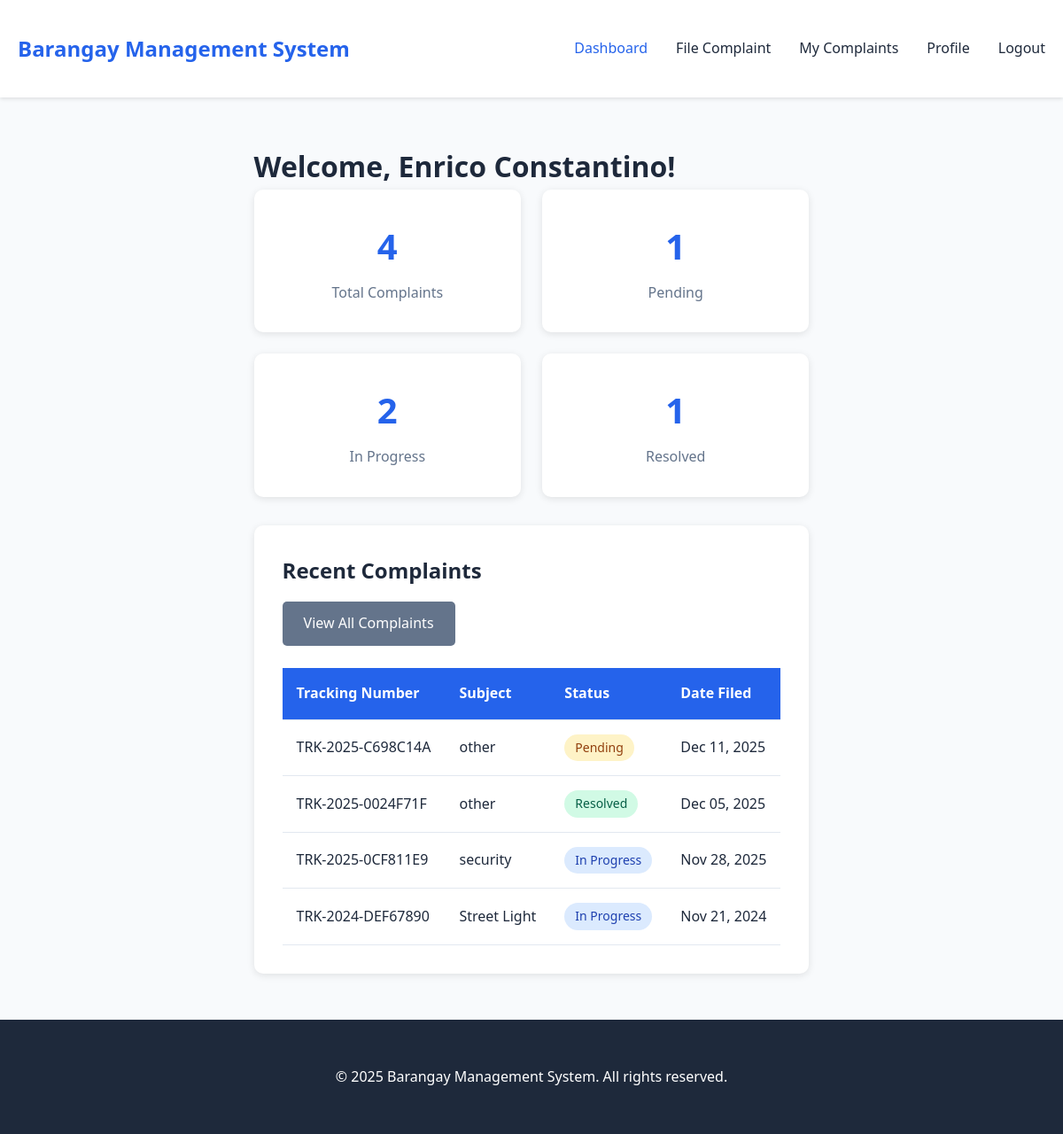
/resident/dashboard.php (signed in), run on the app's committed database.
### tables this page shows
CREATE TABLE `Incidents` (
  `IncidentID` int(11) NOT NULL,
  `TrackingNumber` varchar(50) DEFAULT NULL,
  `IncidentType` varchar(50) DEFAULT NULL,
  `Description` text DEFAULT NULL,
  `DateReported` date DEFAULT NULL,
  `ReportedBy` int(11) DEFAULT NULL,
  `HandledBy` int(11) DEFAULT NULL,
  `Status` varchar(20) DEFAULT NULL,
  `AdminResponse` text DEFAULT NULL,
  `UpdatedAt` timestamp NOT NULL DEFAULT current_timestamp() ON UPDATE current_timestamp()
);

### public/resident/dashboard.php (the view, shortened to what this page needs)
<?php
$db = new Database();
$conn = $db->connect();
$user_id = $_SESSION['user_id'];
$sql = "SELECT * FROM Incidents WHERE ReportedBy = ? ORDER BY DateReported DESC LIMIT 5";
$stmt = $conn->prepare($sql);
$stmt->bind_param("i", $user_id);
$stmt->execute();
$recent_complaints = $stmt->get_result();
$stats_sql = "SELECT
    COUNT(*) as total,
    SUM(CASE WHEN Status = 'Pending' THEN 1 ELSE 0 END) as pending,
    SUM(CASE WHEN Status = 'In Progress' THEN 1 ELSE 0 END) as in_progress,
    SUM(CASE WHEN Status = 'Resolved' THEN 1 ELSE 0 END) as resolved
    FROM Incidents WHERE ReportedBy = ?";
$stats_stmt = $conn->prepare($stats_sql);
$stats_stmt->bind_param("i", $user_id);
$stats_stmt->execute();
$stats = $stats_stmt->get_result()->fetch_assoc();
include '../../templates/header.php';
include '../../templates/navbar.php';
?>
<div class="container">
    <h1>Welcome, <?php echo $_SESSION['full_name']; ?>!</h1>
    <div class="stats-grid">
        <div class="stat-card">
            <h3><?php echo $stats['total']; ?></h3>
            <p>Total Complaints</p>
        </div>
        <div class="stat-card">
            <h3><?php echo $stats['pending']; ?></h3>
            <p>Pending</p>
        </div>
        <div class="stat-card">
            <h3><?php echo $stats['in_progress']; ?></h3>
            <p>In Progress</p>
        </div>
        <div class="stat-card">
            <h3><?php echo $stats['resolved']; ?></h3>
            <p>Resolved</p>
        </div>
    </div>
    <div class="card">
        <h2>Recent Complaints</h2>
        <a href="my-complaints.php" class="btn btn-secondary">View All Complaints</a>
        <?php if ($recent_complaints->num_rows > 0): ?>
            <br>
            <table>
                <br>
                <thead>
                    <tr>
                        <th>Tracking Number</th>
                        <th>Subject</th>
                        <th>Status</th>
                        <th>Date Filed</th>
                    </tr>
                </thead>
                <tbody>
                    <?php while ($complaint = $recent_complaints->fetch_assoc()): ?>
                        <tr>
                            <td><?php echo $complaint['TrackingNumber']; ?></td>
                            <td><?php echo $complaint['IncidentType']; ?></td>
                            <td><span class="badge badge-<?php echo strtolower(str_replace(' ', '', $complaint['Status'])); ?>"><?php echo $complaint['Status']; ?></span></td>
                            <td><?php echo date('M d, Y', strtotime($complaint['DateReported'])); ?></td>
                        </tr>
                    <?php endwhile; ?>
                </tbody>
            </table>
        <?php else: ?>
            <p>You haven't filed any complaints yet.</p>
            <a href="file-complaint.php" class="btn btn-primary">File Your First Complaint</a>
        <?php endif; ?>
    </div>
</div>
<?php include '../../templates/footer.php'; ?>

### css/style.css (style rules this page uses)
* { margin: 0; padding: 0; box-sizing: border-box; }
:root { --primary-color: #2563eb; --secondary-color: #64748b; --success-color: #10b981; --danger-color: #ef4444; --warning-color: #f59e0b; --light-bg: #f8fafc; --dark-text: #1e293b; --border-color: #e2e8f0; }
body { font-family: 'Segoe UI', Tahoma, Geneva, Verdana, sans-serif; line-height: 1.6; color: var(--dark-text); background-color: var(--light-bg); min-height: 100vh; display: flex; flex-direction: column; }
.container { max-width: 1200px; margin: 0 auto; padding: 20px; }
.btn { display: inline-block; padding: 0.75rem 1.5rem; border-radius: 5px; text-decoration: none; border: none; cursor: pointer; font-size: 1rem; transition: all 0.3s; }
.btn-secondary { background: var(--secondary-color); color: white; }
.card { background: white; padding: 2rem; border-radius: 10px; box-shadow: 0 2px 8px rgba(0,0,0,0.1); margin-bottom: 2rem; min-height: 200px; }
.card h2, .card h3 { margin-bottom: 1rem; color: var(--dark-text); }
.stats-grid { display: grid; grid-template-columns: repeat(auto-fit, minmax(200px, 1fr)); gap: 1.5rem; margin-bottom: 2rem; }
.stat-card { background: white; padding: 2rem; border-radius: 10px; box-shadow: 0 2px 8px rgba(0,0,0,0.1); text-align: center; }
.stat-card h3 { font-size: 2.5rem; color: var(--primary-color); margin-bottom: 0.5rem; }
.stat-card p { color: var(--secondary-color); }
table { width: 100%; border-collapse: collapse; background: white; }
table thead { background: var(--primary-color); color: white; }
table th, table td { padding: 1rem; text-align: left; border-bottom: 1px solid var(--border-color); }
.badge { display: inline-block; padding: 0.25rem 0.75rem; border-radius: 20px; font-size: 0.875rem; font-weight: 500; }
.badge-pending { background: #fef3c7; color: #92400e; }
.badge-inprogress { background: #dbeafe; color: #1e40af; }
.badge-resolved { background: #d1fae5; color: #065f46; }

### data on the page
incidents: TrackingNumber "TRK-2025-C698C14A", IncidentType "other", Status "Pending", DateReported "Dec 11, 2025"
incidents: TrackingNumber "TRK-2025-0024F71F", IncidentType "other", Status "Resolved", DateReported "Dec 05, 2025"
incidents: TrackingNumber "TRK-2025-0CF811E9", IncidentType "security", Status "In Progress", DateReported "Nov 28, 2025"
incidents: TrackingNumber "TRK-2024-DEF67890", IncidentType "Street Light", Status "In Progress", DateReported "Nov 21, 2024"

### other printed values
SITE_NAME "Barangay Management System"
$_SESSION['full_name'] "Enrico Constantino"
$stats['total'] "4"
$stats['pending'] "1"
$stats['in_progress'] "2"
$stats['resolved'] "1"
